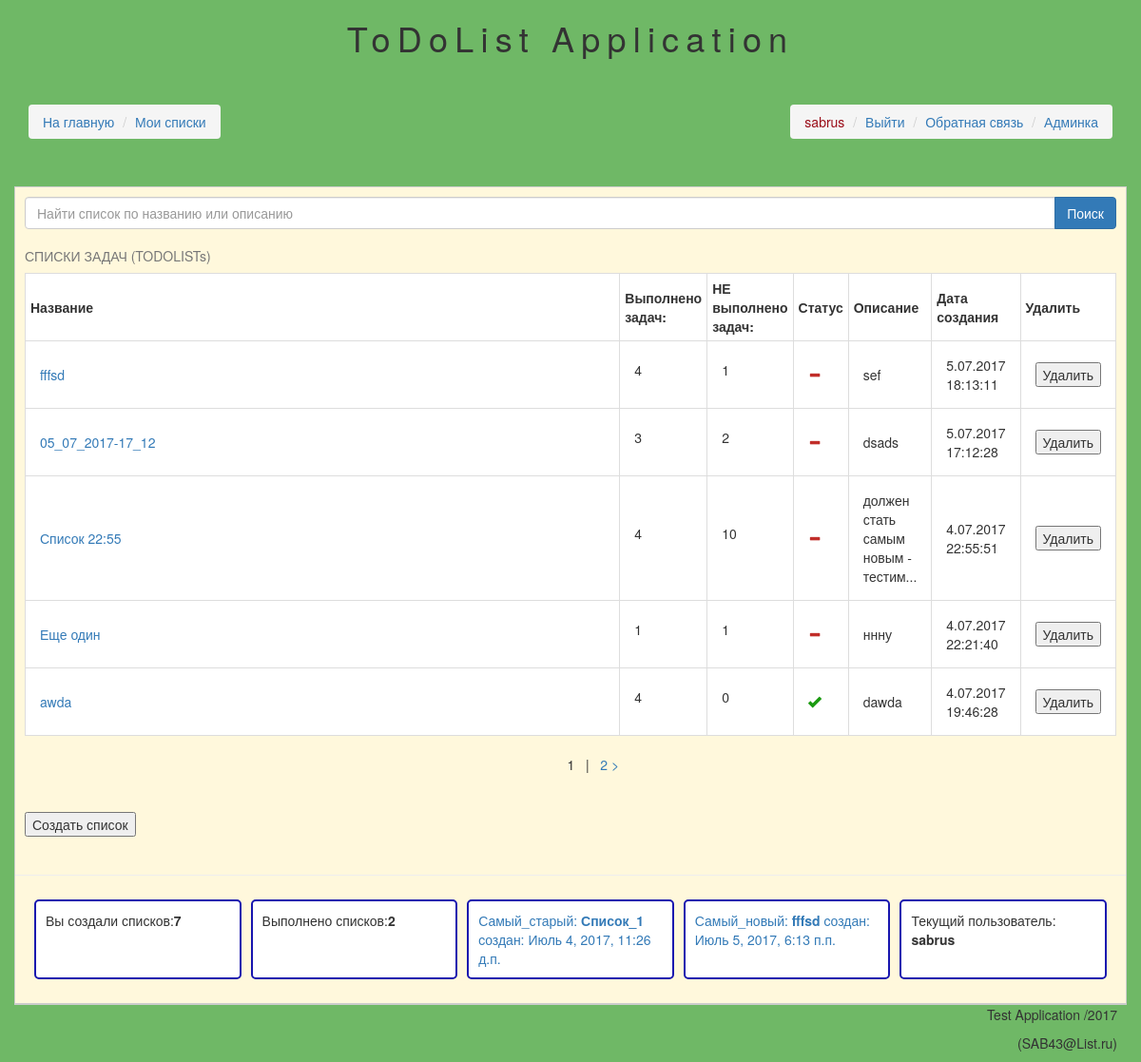
Screenshot of /tasklist/index/ (signed in) with the database file from the repository.
### tasklist/models.py (models this page shows, shortened)
class TaskList(models.Model):
    title = models.CharField(max_length=200, verbose_name='Название')
    description = models.TextField(max_length=200, verbose_name='Комментарий')
    status = models.BooleanField(default=False, db_index=True, verbose_name='Статус')
    user = models.ForeignKey(User, on_delete=models.CASCADE, verbose_name='Пользователь')
    created = models.DateTimeField(auto_now_add=True, auto_now=False, verbose_name='Создан')
    updated = models.DateTimeField(auto_now_add=False, auto_now=True, verbose_name='Последняя Редакция')
    tags = TaggableManager(blank=True, verbose_name='Тэги')
    class Meta:
        unique_together = ('title', 'created')
        ordering = ['created', ]
        verbose_name = 'список задач'
        verbose_name_plural = 'списки задач'
    def get_complete_task_number(self):
        return Task.objects.filter(tasklist=self, status=True).count()
    def get_uncomplete_task_number(self):
        return Task.objects.filter(tasklist=self, status=False).count()

### tasklist/views.py (the view)
class TaskListIndex(ListView):
    model = TaskList
    template_name = 'tasklist_index.html'
    paginate_by = 5
    def get_context_data(self, *args, **kwargs):
        context = super(TaskListIndex, self).get_context_data(**kwargs)
        return context
    def get_queryset(self):
        qs = super(TaskListIndex, self).get_queryset().filter(user=self.request.user).order_by('-created')
        search_query = self.request.GET.get('q')
        if search_query:
            query_list = search_query.split()
            qs = qs.filter(
                reduce(operator.__and__, (Q(title__icontains=q) for q in query_list)) |
                reduce(operator.__and__, (Q(description__icontains=q) for q in query_list))
            )
        return qs

### tasklist/context_processors.py (called while the page is built)
def total_tasklist_context(request):
    context = dict()
    context['user_total_nmb'] = User.objects.count()
    site_tasklists = TaskList.objects.all()
    total_tasklist_number = site_tasklists.count()
    complete_tasklist_number = site_tasklists.filter(status=True).count()
    earliest_created_tasklist = site_tasklists.earliest('created')
    latest_created_tasklist = site_tasklists.latest('created')
    context['ttn'] = total_tasklist_number
    context['ctn'] = complete_tasklist_number
    context['ect'] = earliest_created_tasklist
    context['lct'] = latest_created_tasklist
    return context

def user_tasklist_context(request):
    context = dict()
    user = request.user
    if user.is_authenticated:
        user_tasklists = TaskList.objects.filter(user=user)
        if user_tasklists.count() != 0:
            u_total_tasklist_number = user_tasklists.count()
            u_complete_tasklist_number = user_tasklists.filter(status=True).count()
            u_earliest_created_tasklist = user_tasklists.earliest('created')
            u_latest_created_tasklist = user_tasklists.latest('created')
            context['u_ttn'] = u_total_tasklist_number
            context['u_ctn'] = u_complete_tasklist_number
            context['u_ect'] = u_earliest_created_tasklist
            context['u_lct'] = u_latest_created_tasklist
    return context

### tasklist/templates/tasklist_index.html (shortened to what this page needs)
<!DOCTYPE html>
{% extends "main.html" %}
{% block main %}
<form class="input-group" action="{% url 'tasklist_index' %}" method="get" accept-charset="utf-8">
    <input type="text" placeholder="Найти список по названию или описанию" class="input form-control" name="q">
    <span class="input-group-btn">
            <button type="submit" class="btn btn btn-primary">  Поиск</button>
    </span>
</form>
<div class="flex-container_column">
    <table class="table-bordered">
        <caption> СПИСКИ ЗАДАЧ (TODOLISTs)</caption>
        <tr>
            <th> Название </th>
            <th> Выполнено задач: </th>
            <th> НЕ выполнено задач: </th>
            <th> Статус</th>
            <th> Описание </th>
            <th> Дата создания </th>
            <th> Удалить </th>
        </tr>
        {% for object in object_list %}
            <tr>
                <td>
                    <a href="{% url "tasklist_detail" pk=object.pk %}?page={{ page_obj.number }}">{{ object.title }}</a>
                </td>
                <td>
                    <p> {{object.get_complete_task_number}}</p>
                </td>
                <td>
                    <p> {{object.get_uncomplete_task_number}}</p>
                </td>
                <td>
                    {%  if object.status %}
                    <span style="color: #1a9a10;" class="glyphicon glyphicon-ok"></span>
                    {% else %}
                    <span style="color: #c12e2a;" class="glyphicon glyphicon-minus"></span>
                    {% endif %}
                </td>
                <td>{{ object.description}}</td>
                <td> {{ object.created|date:"j.m.Y H:i:s" }}</td>
                <td>
                    <form action="{% url "tasklist_delete" pk=object.pk %}" method="post">
                        <input type="submit" value="Удалить">
                    </form>
                </td>
            </tr>
        {% endfor %}
    </table>
    <div class="flex-container_page">
        {% include "pagination.html" %}
    </div>
    <form action="{% url "tasklist_create" %}" method="post">
        <div class="newlist-button"><input type="submit" value="Создать список"></div>
    </form>
</div>
    <hr>
    <div class="flex-container_row">
        <div class="flex-block">Вы создали списков:<span class="bold">{{ u_ttn }}</span> </div>
        <div class="flex-block">Выполнено списков:<span class="bold">{{ u_ctn }} </span> </div>
        {% if u_ttn > 0 %}
            <div class="flex-block"><a href="{% url 'tasklist_detail' pk=u_ect.id %}">Самый_старый: <span class="bold">{{ u_ect.title }} </span> cоздан: {{ u_ect.created  }}</a> </div>
            <div class="flex-block"><a href="{% url 'tasklist_detail' pk=u_lct.id %}">Самый_новый:  <span class="bold">{{ u_lct.title }} </span> cоздан: {{ u_lct.created  }}</a> </div>
        {% endif %}
        <div class="flex-block"> Текущий пользователь: <span class="bold">{{ user }}</span></div>
    </div>
{% endblock %}

### templates/main.html (shortened to what this page needs)
{% extends 'base.html' %}
{% load staticfiles %}
{% block additional_css %}
  <link type='text/css' href='{% static 'css/main.css' %}' rel='stylesheet'>
{% endblock %}
{% block content %}
    <div id='header'>
        <h1>ToDoList Application</h1>
        <div class='flex-container_row'>
            <div class='flex-container_bc'>
                <ul class='breadcrumb'>
                      <li><a href={% url 'entrance' %}>На главную</a> </li>
                    {% if request.user.is_authenticated %}
                      <li><a href={% url 'tasklist_index' %}>Мои списки</a> </li>
                    {% endif %}
                </ul>
            </div>
            <div class='flex-container_right_align'>
                <ul class='breadcrumb'>
                    {% if not request.user.is_authenticated %}
                        <li><a href={% url 'register' %}>Регистрация</a> </li>
                        <li><a href={% url 'login' %}>Войти</a></li>
                    {% else %}
                        <li><a href='#' class='disabled'> {{ request.user.get_username }}</a></li>
                        <li><a href={% url 'logout' %}>Выйти</a></li>
                        <li><a href={% url 'contact' %}>Обратная связь</a></li>
                    {% endif %}
                    {% if request.user.is_staff %}
                        <li><a href={% url 'admin:index' %}>Админка</a></li>
                    {% endif %}
                </ul>
            </div>
        </div>
    </div>
    <div id='main'>
        {% block main %}
        {% endblock %}
  </div>
  <div id='footer'>
    <p>Test Application /2017</p>
    <p>(SAB43@List.ru)</p>
  </div>
{% endblock %}

### templates/base.html (shortened to what this page needs)
{% load staticfiles %}
<!doctype html>
<html>
  <head>
    <link type="text/css" href="{% static "css/base.css" %}" rel="stylesheet">
    <link href="/static/css/bootstrap.min.css" rel="stylesheet">
    {% block additional_css %}
    {% endblock %}
  </head>
  <body>
      <div class="container col-lg-8-offset-2 col-md-8-offset-2">
          <div class="row">
              {% block content %}
              {% endblock %}
          </div>
      </div>
  </body>
</html>

### tasklist/templates/pagination.html
{% if paginator.num_pages > 1 %}
    {% if page_obj.has_previous %}
      <div id="page-sel-active"><a href="?page={{ page_obj.previous_page_number }}">&lt;</a>&nbsp;</div>
        {% else %}
        <div id="page-sel-off"><a href="#">&nbsp;</a>&nbsp;</div>
    {% endif %}
    <div id="num-pages" >
      {% for pn in paginator.page_range %}
        {% if not forloop.first %}
          &nbsp;&nbsp;|&nbsp;&nbsp;
        {% endif %}
        {% if page_obj.number != pn %}
          <a href="?page={{ pn }}">
        {% endif %}
        {{ pn }}
        {% if page_obj.number != pn %}
          </a>
        {% endif %}
      {% endfor %}
    </div>
  {% if page_obj.has_next %}
      <div id="page-sel-active">&nbsp;<a href="?page={{ page_obj.next_page_number }}">&gt;</a></div>
      {% else %}
      <div id="page-sel-off"><a href="#">&nbsp</a>&nbsp;</div>
    {% endif %}
{% endif %}

### static/css/base.css (style rules this page uses)
body { color: #000000; margin: 0px; padding: 0px; }
.form-control { width: 100%; }

### static/css/main.css (style rules this page uses)
#header { text-align: center; }
#header h1 { margin: 20px 0px 20px 0px; letter-spacing: 0.2em; }
body { background: #6fb866; }
#main { text-align: left; border: 1px #cccccc solid; min-height: 440px; background: cornsilk; }
#footer { text-align: right; border-top: 1px #cccccc solid; padding-right: 10px; }
table td { width:100%; padding: 15px; background: white; }
table th { padding: 5px; background: white; }
.flex-container_row { margin: 20px 15px; display: flex; flex-direction: row; justify-content: flex-start; align-items: stretch; flex-wrap: nowrap; }
.flex-container_column { margin-left: 10px; margin-right: 10px; display: flex; flex-direction: column; justify-content: flex-start; flex-wrap: nowrap; }
.flex-container_page { margin: 20px 20px; display: flex; flex-direction: row; justify-content: center; width: 100%; flex-wrap: nowrap; }
.flex-container_bc { margin: 20px 0; display: flex; flex-direction: row; justify-content: flex-start; width: 100%; flex-wrap: nowrap; }
.flex-container_right_align { margin: 20px 0; display: flex; flex-direction: row; justify-content: flex-end; width: 100%; flex-wrap: nowrap; }
.flex-block { width: 25%; margin: 5px; padding: 10px 10px; border: 2px solid #1816af; border-radius: 5px; background: white; }
.newlist-button { margin: 20px 0; }
.breadcrumb { margin: 10px 0; }
a.disabled { pointer-events: none; cursor: default; color: #9a0c17; }
.bold { font-weight: bold; }
.input-group { margin: 10px; }

### rows the page displays
TaskList: title "fffsd", get_complete_task_number "4", get_uncomplete_task_number "1", status False (drawn), description "sef", created "5.07.2017 18:13:11", created "Июль 5, 2017, 6:13 п.п."
TaskList: title "05_07_2017-17_12", get_complete_task_number "3", get_uncomplete_task_number "2", status False (drawn), description "dsads", created "5.07.2017 17:12:28"
TaskList: title "Список 22:55", get_complete_task_number "4", get_uncomplete_task_number "10", status False (drawn), description "должен стать самым новым - тестим...", created "4.07.2017 22:55:51"
TaskList: title "Еще один", get_complete_task_number "1", get_uncomplete_task_number "1", status False (drawn), description "ннну", created "4.07.2017 22:21:40"
TaskList: title "awda", get_complete_task_number "4", get_uncomplete_task_number "0", status True (drawn), description "dawda", created "4.07.2017 19:46:28"
TaskList: title "Список_1", created "Июль 4, 2017, 11:26 д.п."

### other values shown
{{ request.user.get_username }} "sabrus"
{{ pn }} "1" "2"
{{ u_ttn }} "7"
{{ u_ctn }} "2"
{{ user }} "sabrus"
